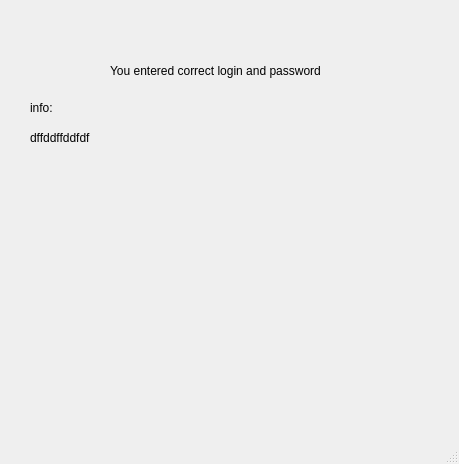
<?xml version="1.0" encoding="UTF-8"?>
<ui version="4.0">
 <class>MainWindow</class>
 <widget class="QMainWindow" name="MainWindow">
  <property name="geometry">
   <rect>
    <x>0</x>
    <y>0</y>
    <width>459</width>
    <height>464</height>
   </rect>
  </property>
  <property name="windowTitle">
   <string>MainWindow</string>
  </property>
  <widget class="QWidget" name="centralwidget">
   <widget class="QLabel" name="label">
    <property name="geometry">
     <rect>
      <x>110</x>
      <y>40</y>
      <width>261</width>
      <height>61</height>
     </rect>
    </property>
    <property name="text">
     <string>You entered correct login and password</string>
    </property>
   </widget>
   <widget class="QLabel" name="userData_lb">
    <property name="geometry">
     <rect>
      <x>30</x>
      <y>100</y>
      <width>60</width>
      <height>16</height>
     </rect>
    </property>
    <property name="text">
     <string>info:</string>
    </property>
   </widget>
   <widget class="QLabel" name="name_lb">
    <property name="geometry">
     <rect>
      <x>30</x>
      <y>130</y>
      <width>60</width>
      <height>16</height>
     </rect>
    </property>
    <property name="sizePolicy">
     <sizepolicy hsizetype="Preferred" vsizetype="Preferred">
      <horstretch>0</horstretch>
      <verstretch>0</verstretch>
     </sizepolicy>
    </property>
    <property name="text">
     <string>dffddffddfdfdf</string>
    </property>
    <property name="textFormat">
     <enum>Qt::AutoText</enum>
    </property>
    <property name="scaledContents">
     <bool>false</bool>
    </property>
   </widget>
  </widget>
  <widget class="QMenuBar" name="menubar">
   <property name="geometry">
    <rect>
     <x>0</x>
     <y>0</y>
     <width>459</width>
     <height>36</height>
    </rect>
   </property>
  </widget>
  <widget class="QStatusBar" name="statusbar"/>
 </widget>
 <resources/>
 <connections/>
</ui>
